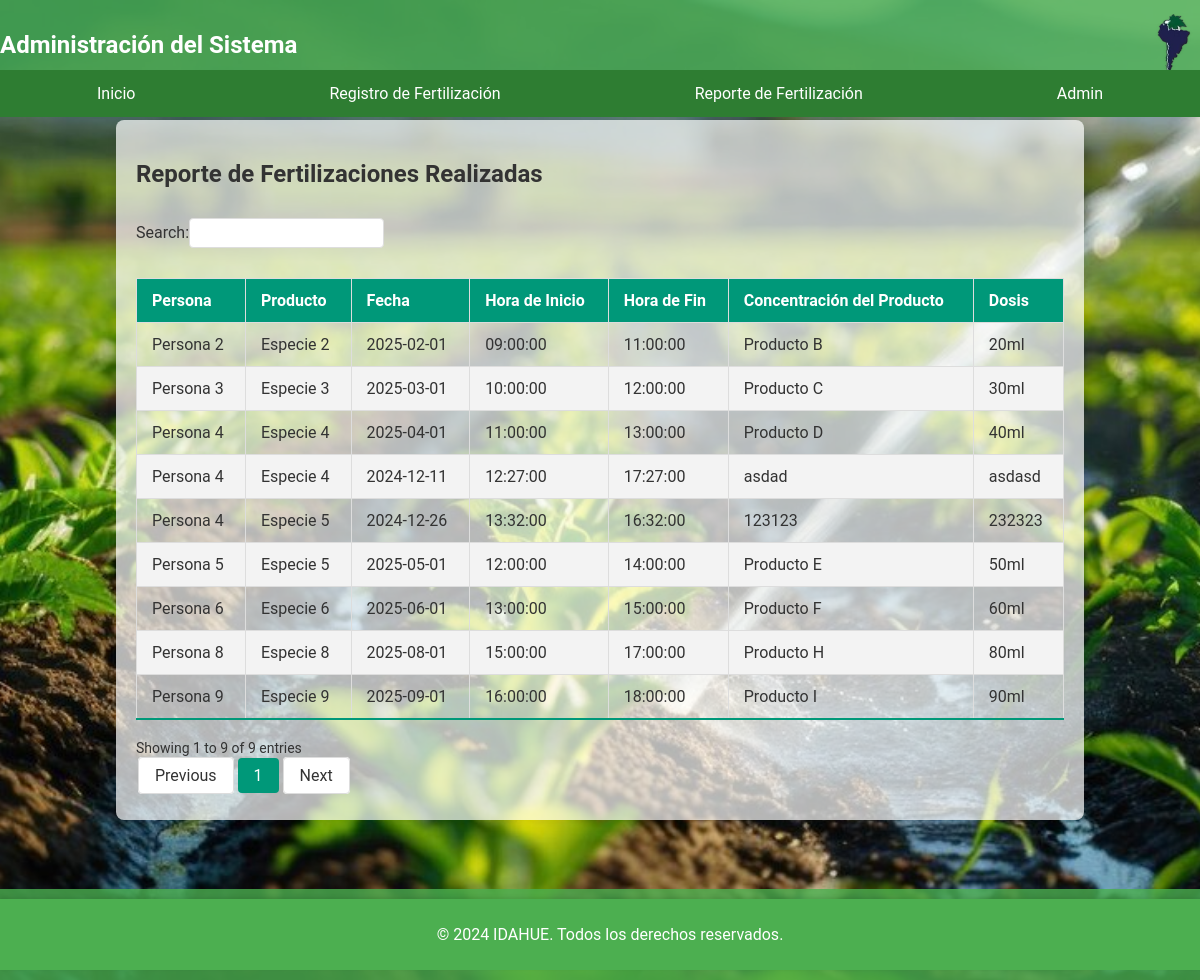
Page /RepFert/reporte.php on the committed database.
### tables this page shows
CREATE TABLE `fertilizacion` (
  `id` int(11) NOT NULL,
  `ID_pers` varchar(255) DEFAULT NULL,
  `ID_prod` int(11) DEFAULT NULL,
  `fecha` date DEFAULT NULL,
  `hora_i` time DEFAULT NULL,
  `hora_f` time DEFAULT NULL,
  `conc_prod` varchar(255) DEFAULT NULL,
  `dosis` varchar(255) DEFAULT NULL
);

CREATE TABLE `persona` (
  `rut` varchar(255) NOT NULL,
  `nombre` varchar(255) DEFAULT NULL,
  `fono` varchar(255) DEFAULT NULL
);

CREATE TABLE `producto` (
  `id` int(11) NOT NULL,
  `ID_Fam` int(11) DEFAULT NULL,
  `ID_PROV` varchar(255) DEFAULT NULL,
  `ID_INGACT` int(11) DEFAULT NULL,
  `Nombre` varchar(1000) NOT NULL,
  `cantidad` int(11) DEFAULT NULL,
  `Fecha_venc` date DEFAULT NULL,
  `especie` varchar(255) DEFAULT NULL
);

### RepFert/RepFertDB.php (called while the page is built)
<?php
include_once BASE_DR . 'DBaccess.php';
class RepFertDB {
    private $conn;
    public function __construct() {
        $database = new Database();
        $this->conn = $database->getConnection();
    }
    public function getFertilizaciones() {
        $query = "SELECT FERTILIZACION.ID_pers, PERSONA.nombre AS nombre_persona, FERTILIZACION.ID_prod, PRODUCTO.especie AS nombre_producto, FERTILIZACION.fecha, FERTILIZACION.hora_i, FERTILIZACION.hora_f, FERTILIZACION.conc_prod, FERTILIZACION.dosis
                  FROM FERTILIZACION
                  JOIN PERSONA ON FERTILIZACION.ID_pers = PERSONA.rut
                  JOIN PRODUCTO ON FERTILIZACION.ID_prod = PRODUCTO.id";
        $stmt = $this->conn->prepare($query);
        $stmt->execute();
        return $stmt;
    }
}
?>

### DBaccess.php (called while the page is built, shortened)
<?php
class Database {
    private $host = "localhost";
    private $db_name = "idahue";
    private $username = "root";
    private $password = "";
    public function getConnection() {
        $this->conn = null;
        try {
            $this->conn = new PDO("mysql:host=" . $this->host . ";dbname=" . $this->db_name, $this->username, $this->password);
            $this->conn->exec("set names utf8");
        } catch(PDOException $exception) {
            echo "Connection error: " . $exception->getMessage();
        }
        return $this->conn;
    }
}
?>

### RepFert/RepFertBiz.php (called while the page is built)
<?php
include_once BASE_DR . 'RepFert/RepFertDB.php';
class RepFertBiz {
    private $repFertDB;
    public function __construct() {
        $this->repFertDB = new RepFertDB();
    }
    public function getFertilizaciones() {
        return $this->repFertDB->getFertilizaciones();
    }
}
?>

### RepFert/reporte.php (the view, shortened to what this page needs)
<?php
include_once BASE_DR . 'RepFert/RepFertBiz.php';
$repFertBiz = new RepFertBiz();
?>
<!DOCTYPE html>
<html lang="es">
<head>
    <link rel="stylesheet" href="<?php echo CSS_URL; ?>">
</head>
<body>
    <?php
    include HEADER_URL;
    ?>
    <main>
        <h2>Reporte de Fertilizaciones Realizadas</h2>
        <?php
        $stmt = $repFertBiz->getFertilizaciones();
        if ($stmt->rowCount() > 0) {
            echo "<table id='data-table' class='display'>";
            echo "<thead>";
            echo "<tr>";
            echo "<th>Persona</th>";
            echo "<th>Producto</th>";
            echo "<th>Fecha</th>";
            echo "<th>Hora de Inicio</th>";
            echo "<th>Hora de Fin</th>";
            echo "<th>Concentración del Producto</th>";
            echo "<th>Dosis</th>";
            echo "</tr>";
            echo "</thead>";
            echo "<tbody>";
            while ($row = $stmt->fetch(PDO::FETCH_ASSOC)) {
                echo "<tr>";
                echo "<td>" . htmlspecialchars($row['nombre_persona']) . "</td>";
                echo "<td>" . htmlspecialchars($row['nombre_producto']) . "</td>";
                echo "<td>" . htmlspecialchars($row['fecha']) . "</td>";
                echo "<td>" . htmlspecialchars($row['hora_i']) . "</td>";
                echo "<td>" . htmlspecialchars($row['hora_f']) . "</td>";
                echo "<td>" . htmlspecialchars($row['conc_prod']) . "</td>";
                echo "<td>" . htmlspecialchars($row['dosis']) . "</td>";
                echo "</tr>";
            }
            echo "</tbody>";
            echo "</table>";
        } else {
            echo "<p>No se encontraron registros de fertilización.</p>";
        }
        ?>
    </main>
    <?php include FOOTER_URL; ?>
</body>
</html>

### Shared/header.php (shortened to what this page needs)
<!DOCTYPE html>
<html lang="es">
<head>
    <link rel="stylesheet" href="<?php echo CSS_URL; ?>">
</head>
<body>
    <header>
        <div class="header-content">
            <h1>Administración del Sistema</h1>
            <img src="<?php echo IMG_L; ?>" alt="Logo">
        </div>
        <nav class="nav-menu">
            <a href="<?php echo BASE_URL; ?>/index.php">Inicio</a>
            <a href="<?php echo BASE_URL; ?>/Fert/fertilizacion.php">Registro de Fertilización</a>
            <a href="<?php echo BASE_URL; ?>/RepFert/reporte.php">Reporte de Fertilización</a>
            <div class="dropdown">
                <a href="#">Admin</a>
            </div>
        </nav>
    </header>

### Shared/footer.php
<footer>
    <div style="background-color: #4CAF50; color: white; text-align: center; padding: 10px; position: relative; bottom: 0; width: 100%; box-shadow: 0 -2px 4px rgba(0, 0, 0, 0.1);">
        <p>&copy; 2024 IDAHUE. Todos los derechos reservados.</p>
    </div>
</footer>

### Shared/styles.css (style rules this page uses)
body { font-family: 'Roboto', sans-serif; background-image: url('images/background.jpg'); background-size: cover; background-attachment: fixed; background-position: center; color: #333; margin: 0; padding: 0 20px; padding-top: 120px; padding-bottom: 60px; display: flex; flex-direction: column; align-items: center; min-height: 100vh; }
header { width: 100%; background-color: rgba(76, 175, 80, 0.8); padding: 10px 20px; display: flex; flex-direction: column; align-items: center; justify-content: space-between; position: fixed; top: 0; z-index: 1000; }
.header-content { display: flex; align-items: center; justify-content: space-between; width: 100%; }
header img { height: 70px; cursor: pointer; }
header h1 { color: #fff; font-size: 24px; margin: 0; }
.nav-menu { background-color: #2E7D32; display: flex; justify-content: space-around; flex-wrap: wrap; width: 100%; position: fixed; top: 70px; z-index: 1000; }
.nav-menu a { display: block; color: white; text-align: center; padding: 14px 20px; text-decoration: none; transition: background-color 0.3s ease; }
main { width: 80%; background-color: rgba(255, 255, 255, 0.7); padding: 20px; border-radius: 8px; box-shadow: 0 4px 8px rgba(0, 0, 0, 0.1); flex: 1; margin-bottom: 100px; }
footer { padding: 10px; background-color: rgba(76, 175, 80, 0.8); width: 100%; text-align: center; color: #fff; position: fixed; bottom: 0; }
table { width: 100%; border-collapse: collapse; margin: 20px 0; font-size: 16px; text-align: left; }
table thead tr { background-color: #009879; color: #ffffff; text-align: left; font-weight: bold; }
table th, table td { padding: 12px 15px; border: 1px solid #dddddd; }
table tbody tr { border-bottom: 1px solid #dddddd; }
table tbody tr:nth-of-type(even) { background-color: #f3f3f3; }
table tbody tr:last-of-type { border-bottom: 2px solid #009879; }

### rows in the picture
fertilizacion: ID_pers.nombre "Persona 2", ID_prod.especie "Especie 2", fecha "2025-02-01", hora_i "09:00:00", hora_f "11:00:00", conc_prod "Producto B", dosis "20ml"
fertilizacion: ID_pers.nombre "Persona 3", ID_prod.especie "Especie 3", fecha "2025-03-01", hora_i "10:00:00", hora_f "12:00:00", conc_prod "Producto C", dosis "30ml"
fertilizacion: ID_pers.nombre "Persona 4", ID_prod.especie "Especie 4", fecha "2025-04-01", hora_i "11:00:00", hora_f "13:00:00", conc_prod "Producto D", dosis "40ml"
fertilizacion: ID_pers.nombre "Persona 5", ID_prod.especie "Especie 5", fecha "2025-05-01", hora_i "12:00:00", hora_f "14:00:00", conc_prod "Producto E", dosis "50ml"
fertilizacion: ID_pers.nombre "Persona 6", ID_prod.especie "Especie 6", fecha "2025-06-01", hora_i "13:00:00", hora_f "15:00:00", conc_prod "Producto F", dosis "60ml"
fertilizacion: ID_pers.nombre "Persona 8", ID_prod.especie "Especie 8", fecha "2025-08-01", hora_i "15:00:00", hora_f "17:00:00", conc_prod "Producto H", dosis "80ml"
fertilizacion: ID_pers.nombre "Persona 9", ID_prod.especie "Especie 9", fecha "2025-09-01", hora_i "16:00:00", hora_f "18:00:00", conc_prod "Producto I", dosis "90ml"
fertilizacion: ID_pers.nombre "Persona 4", ID_prod.especie "Especie 4", fecha "2024-12-11", hora_i "12:27:00", hora_f "17:27:00", conc_prod "asdad", dosis "asdasd"
fertilizacion: ID_pers.nombre "Persona 4", ID_prod.especie "Especie 5", fecha "2024-12-26", hora_i "13:32:00", hora_f "16:32:00", conc_prod "123123", dosis "232323"
